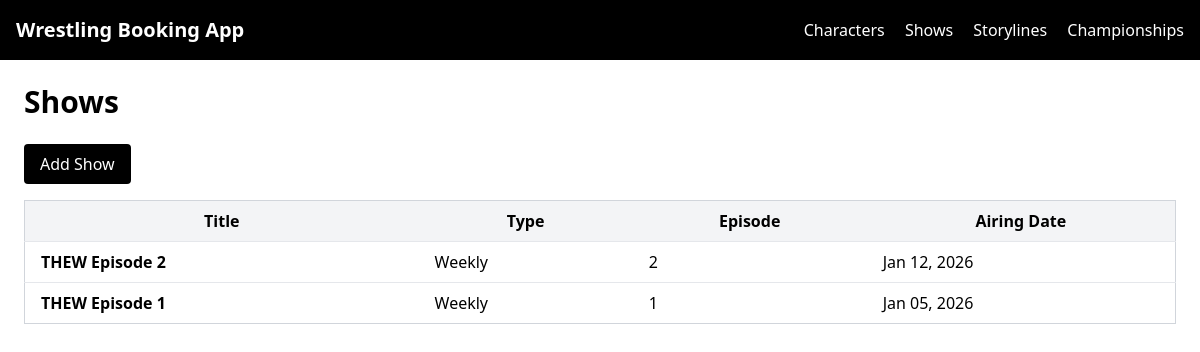
/shows/shows/, run on the app's committed database.
### booking/models.py (models this page shows, shortened)
class Show(models.Model):
    class ShowType(models.TextChoices):
        WEEKLY = "WEEKLY", "Weekly"
        PLE = "PLE", "PLE"
        SPECIAL = "SPECIAL", "Special"
    title = models.CharField(max_length=200)
    show_type = models.CharField(max_length=20, choices=ShowType.choices)
    episode_number = models.PositiveIntegerField(null=True, blank=True)
    airing_date = models.DateField()
    is_filmed = models.BooleanField(default=False)
    is_uploaded = models.BooleanField(default=False)
    youtube_link = models.URLField(blank=True)
    created_at = models.DateTimeField(auto_now_add=True)

### booking/views.py (the view)
# urls.py: path("shows/", ShowListView.as_view(), name="show-list"),
class ShowListView(ListView):
    model = Show
    template_name = "booking/show_list.html"
    context_object_name = "shows"
    ordering = ['-airing_date']
    paginate_by = 20

### booking/templates/booking/show_list.html (shortened to what this page needs)
{% extends "base.html" %}
{% block content %}
<h1 class="text-3xl font-bold mb-6">Shows</h1>
<a href="{% url 'show-add' %}" class="bg-black text-white px-4 py-2 rounded mb-4 inline-block">Add Show</a>
<table class="min-w-full border border-gray-300">
    <thead class="bg-gray-100 dark:bg-gray-700">
        <tr>
            <th class="px-4 py-2">Title</th>
            <th class="px-4 py-2">Type</th>
            <th class="px-4 py-2">Episode</th>
            <th class="px-4 py-2">Airing Date</th>
        </tr>
    </thead>
    <tbody>
        {% for show in shows %}
        <tr
            class="border-t hover:bg-gray-50 dark:hover:bg-gray-800 cursor-pointer"
            onclick="window.location='{% url 'show-detail' show.id %}'"
        >
            <td class="px-4 py-2 font-bold">{{ show.title }}</td>
            <td class="px-4 py-2">{{ show.get_show_type_display }}</td>
            <td class="px-4 py-2">{{ show.episode_number }}</td>
            <td class="px-4 py-2">{{ show.airing_date|date:"M d, Y" }}</td>
        </tr>
        {% empty %}
        <tr><td colspan="4" class="px-4 py-2">No shows found.</td></tr>
        {% endfor %}
    </tbody>
</table>
{% endblock %}

### data on the page
Show: title "THEW Episode 2", show_type "Weekly", episode_number "2", airing_date "Jan 12, 2026"
Show: title "THEW Episode 1", show_type "Weekly", episode_number "1", airing_date "Jan 05, 2026"
